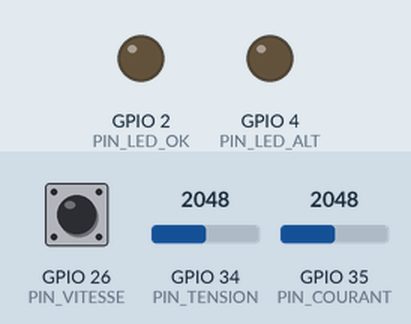
The sketch below on a simulated ESP32. Parts: output pins drawn as LEDs (lit = HIGH). Inputs (shaded band) come from the test bench; at power-on: GPIO 26 (PIN_VITESSE) HIGH, GPIO 34 (PIN_TENSION) = 2048, GPIO 35 (PIN_COURANT) = 2048 (analog values on the 0–4095 scale). What the sketch prints to the serial monitor is not drawn.

Above: at 0.1 s.
At 21.6 s:
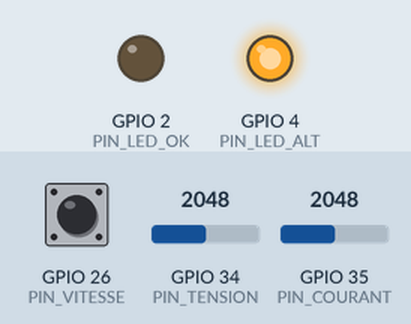
Timing chart, 0 to 23.1 s (numbered marks = the images above):
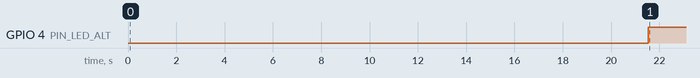

The sketch:

exportesp32.ino
```cpp
// ================================================================
// MonProjet.ino
// Diagnostic de défauts Moteur CC 12V — ESP32
// Modèle : Régression Logistique (m2cgen)
// ================================================================

#include <math.h>
#include "scaler_params_reel.h"

// ── Déclaration de la fonction du modèle ─────────────────────────
// (définie dans model_esp32_reel.c)
#include "model_esp32_reel.h"

// ── Broches ESP32 ────────────────────────────────────────────────
#define PIN_TENSION  34   // ADC1 — diviseur de tension
#define PIN_COURANT  35   // ADC1 — ACS712
#define PIN_VITESSE  26   // GPIO — signal encodeur Hall (ou ADC)
#define PIN_LED_OK   2    // LED verte  → Normal
#define PIN_LED_ALT  4    // LED rouge  → Surcharge

// ── Calibration des capteurs (à adapter à ton montage) ───────────
#define VCC             3.3f    // tension de référence ESP32
#define ADC_RESOLUTION  4095.0f // résolution 12 bits
#define TENSION_DIVISOR 0.3f    // rapport diviseur : R2/(R1+R2)
                                // ex: R1=20kΩ, R2=6.8kΩ → 0.254
#define ACS712_OFFSET   1.65f   // tension de sortie à courant=0 (VCC/2)
#define ACS712_SENS     0.185f  // sensibilité V/A (ACS712-5A: 0.185 V/A)
#define HALL_PPR        20      // impulsions par tour de l'encodeur

// ── Buffer circulaire (fenêtre glissante) ────────────────────────
float buf_tension[WINDOW_SIZE];
float buf_courant[WINDOW_SIZE];
float buf_vitesse[WINDOW_SIZE];
int   buf_index   = 0;
bool  buf_full    = false;
int   stride_count = 0;

// ── Variables encodeur Hall ───────────────────────────────────────
volatile uint32_t hall_count = 0;
unsigned long     last_rpm_time = 0;

void IRAM_ATTR onHallPulse() {
    hall_count++;
}

// ================================================================
// LECTURE DES CAPTEURS
// ================================================================
float readTension() {
    int raw = analogRead(PIN_TENSION);
    float v_adc = (raw / ADC_RESOLUTION) * VCC;
    return v_adc / TENSION_DIVISOR;  // tension moteur réelle
}

float readCourant() {
    int raw = analogRead(PIN_COURANT);
    float v_adc = (raw / ADC_RESOLUTION) * VCC;
    return (v_adc - ACS712_OFFSET) / ACS712_SENS;  // courant en A
}

float readVitesse() {
    // Calcul RPM toutes les 500 ms
    unsigned long now = millis();
    float dt = (now - last_rpm_time) / 1000.0f;
    if (dt < 0.01f) return buf_vitesse[(buf_index - 1 + WINDOW_SIZE) % WINDOW_SIZE];

    noInterrupts();
    uint32_t cnt = hall_count;
    hall_count = 0;
    interrupts();
    last_rpm_time = now;

    return (cnt / (float)HALL_PPR) * (60.0f / dt);  // RPM
}

// ================================================================
// EXTRACTION DES 45 FEATURES
// (même logique que Python : extract_features())
// ================================================================

// ── Tri simple pour IQR ──────────────────────────────────────────
void sortArray(float* arr, float* sorted, int n) {
    for (int i = 0; i < n; i++) sorted[i] = arr[i];
    for (int i = 0; i < n-1; i++)
        for (int j = i+1; j < n; j++)
            if (sorted[j] < sorted[i]) { float t = sorted[i]; sorted[i] = sorted[j]; sorted[j] = t; }
}

// ── DFT simplifiée pour les 5 features fréquentielles ────────────
// Sur 30 pts, c'est 900 multiplications — rapide sur ESP32
void computeSpectralFeatures(float* x, int n,
    float* energy, float* domFreq, float* meanFreq,
    float* specStd, float* peakRatio)
{
    int half = n / 2;
    float spec[15];  // amplitudes spectrales (n/2 = 15)
    float sumSpec = 0.0f;
    float maxSpec = 0.0f;
    int   maxIdx  = 0;

    for (int k = 0; k < half; k++) {
        float re = 0, im = 0;
        for (int t = 0; t < n; t++) {
            float angle = 2.0f * M_PI * k * t / n;
            re += x[t] * cosf(angle);
            im -= x[t] * sinf(angle);
        }
        spec[k]  = sqrtf(re*re + im*im);
        sumSpec += spec[k];
        if (spec[k] > maxSpec) { maxSpec = spec[k]; maxIdx = k; }
    }

    // Énergie spectrale
    *energy = 0;
    for (int k = 0; k < half; k++) *energy += spec[k] * spec[k];

    // Fréquence dominante (normalisée 0..0.5)
    *domFreq = (sumSpec > 1e-10f) ? (float)maxIdx / n : 0.0f;

    // Fréquence moyenne pondérée
    float wsum = 0;
    for (int k = 0; k < half; k++) wsum += ((float)k / n) * spec[k];
    *meanFreq = (sumSpec > 1e-10f) ? wsum / sumSpec : 0.0f;

    // Dispersion spectrale (écart-type des amplitudes)
    float smean = sumSpec / half;
    float svar  = 0;
    for (int k = 0; k < half; k++) svar += (spec[k]-smean)*(spec[k]-smean);
    *specStd = sqrtf(svar / half);

    // Ratio du pic
    *peakRatio = (sumSpec > 1e-10f) ? maxSpec / sumSpec : 0.0f;
}

// ── Feature extraction complète (45 features) ────────────────────
void extractFeatures(float* tension, float* courant, float* vitesse,
                     int n, float* features)
{
    float* signals[3] = { tension, courant, vitesse };
    int    fi = 0;  // index feature courant

    for (int s = 0; s < 3; s++) {
        float* x = signals[s];

        // ── Statistiques temporelles ──────────────────────────────
        float mean = 0, rms = 0, mx = x[0], mn = x[0];
        for (int i = 0; i < n; i++) {
            mean += x[i];
            rms  += x[i] * x[i];
            if (x[i] > mx) mx = x[i];
            if (x[i] < mn) mn = x[i];
        }
        mean /= n;
        rms   = sqrtf(rms / n);

        float var = 0, sk3 = 0, sk4 = 0;
        for (int i = 0; i < n; i++) {
            float d = x[i] - mean;
            var += d*d; sk3 += d*d*d; sk4 += d*d*d*d;
        }
        float std_val = sqrtf(var / n);
        float kurt = (std_val > 1e-10f) ? (sk4/n) / (std_val*std_val*std_val*std_val) - 3.0f : 0.0f;
        float skew = (std_val > 1e-10f) ? (sk3/n) / (std_val*std_val*std_val) : 0.0f;

        float mad = 0;
        for (int i = 1; i < n; i++) mad += fabsf(x[i] - x[i-1]);
        mad /= (n - 1);

        float sorted[WINDOW_SIZE];
        sortArray(x, sorted, n);
        float q25 = sorted[n/4];
        float q75 = sorted[3*n/4];

        // ── Écriture features temporelles ─────────────────────────
        features[fi++] = mean;
        features[fi++] = std_val;
        features[fi++] = rms;
        features[fi++] = mx;
        features[fi++] = mn;
        features[fi++] = mx - mn;     // peak-to-peak
        features[fi++] = kurt;
        features[fi++] = skew;
        features[fi++] = mad;
        features[fi++] = q75 - q25;  // IQR

        // ── Features fréquentielles ───────────────────────────────
        float energy, domF, meanF, specStd, peakR;
        computeSpectralFeatures(x, n, &energy, &domF, &meanF, &specStd, &peakR);
        features[fi++] = energy;
        features[fi++] = domF;
        features[fi++] = meanF;
        features[fi++] = specStd;
        features[fi++] = peakR;
    }
}

// ================================================================
// NORMALISATION + PRÉDICTION
// ================================================================
int predict() {
    // 1. Extraire les 45 features brutes
    float raw_features[N_FEATURES];
    extractFeatures(buf_tension, buf_courant, buf_vitesse,
                    WINDOW_SIZE, raw_features);

    // 2. Normaliser : x_norm = (x - mean) / scale
    double scaled[N_FEATURES];
    for (int i = 0; i < N_FEATURES; i++) {
        scaled[i] = ((double)raw_features[i] - SCALER_MEAN[i])
                    / SCALER_SCALE[i];
    }

    // 3. Inférence : score() retourne log-odds de Surcharge
    double result = score(scaled);

    // 4. Décision
    return (result > 0.0) ? 1 : 0;  // 1=Surcharge, 0=Normal
}

// ================================================================
// SETUP & LOOP
// ================================================================
void setup() {
    Serial.begin(115200);
    pinMode(PIN_LED_OK,  OUTPUT);
    pinMode(PIN_LED_ALT, OUTPUT);
    pinMode(PIN_VITESSE, INPUT_PULLUP);
    attachInterrupt(digitalPinToInterrupt(PIN_VITESSE), onHallPulse, RISING);

    analogReadResolution(12);  // 12 bits sur ESP32

    Serial.println("=== Diagnostic Moteur CC 12V ===");
    Serial.println("Fenetre : 30 pts  |  Stride : 15  |  Modele : Reg. Logistique");
    Serial.println("Remplissage du buffer initial...");

    last_rpm_time = millis();
}

void loop() {
    // ── Lecture des 3 capteurs ────────────────────────────────────
    float t_val = readTension();
    float c_val = readCourant();
    float v_val = readVitesse();

    // ── Mise à jour du buffer circulaire ─────────────────────────
    buf_tension[buf_index] = t_val;
    buf_courant[buf_index] = c_val;
    buf_vitesse[buf_index] = v_val;
    buf_index = (buf_index + 1) % WINDOW_SIZE;

    if (!buf_full && buf_index == 0) buf_full = true;

    // ── Affichage des valeurs brutes ──────────────────────────────
    Serial.printf("T=%.2fV  I=%.3fA  V=%.1fRPM  ",
                  t_val, c_val, v_val);

    // ── Prédiction toutes les STRIDE acquisitions ─────────────────
    if (buf_full) {
        stride_count++;
        if (stride_count >= STRIDE) {
            stride_count = 0;

            int etat = predict();

            if (etat == 1) {
                Serial.println("→ ⚠ SURCHARGE DÉTECTÉE !");
                digitalWrite(PIN_LED_OK,  LOW);
                digitalWrite(PIN_LED_ALT, HIGH);
            } else {
                Serial.println("→ ✓ Normal");
                digitalWrite(PIN_LED_OK,  HIGH);
                digitalWrite(PIN_LED_ALT, LOW);
            }
        } else {
            Serial.println("(buffer)");
        }
    } else {
        int remaining = WINDOW_SIZE - buf_index;
        Serial.printf("(init : %d pts restants)\n", remaining);
    }

    delay(500);  // 1 acquisition toutes les 500 ms = 2 Hz
}
```

model_esp32_reel.h
```cpp
#ifndef MODEL_ESP32_REEL_H
#define MODEL_ESP32_REEL_H

/*
 * Modele     : Régression Logistique
 * Dataset    : Moteur CC 12V reel (ESP32)
 * Bal. Acc.  : 0.8235
 * N features : 45
 * Fenetre    : 30 echantillons
 * Stride     : 15 echantillons
 * Classes    : 0=Normal, 1=Surcharge
 *
 * IMPORTANT : score() retourne 1 valeur (log-odds de la classe 1)
 *   si score > 0  -> Surcharge (1)
 *   si score <= 0 -> Normal    (0)
 */

double score(double * input) {
    return -0.24833086177666602 + input[0] * -0.0874217252295747 + input[1] * -2.11518913636632 + input[2] * -0.09627339771343277 + input[3] * -0.05810120973063024 + input[4] * -0.3270113568356881 + input[5] * 0.41184687414437005 + input[6] * -1.2501927508146005 + input[7] * -0.016269096308325064 + input[8] * -0.21553257418377406 + input[9] * -0.5829550220017699 + input[10] * -0.06796994377019337 + input[11] * 0.0 + input[12] * 0.06154763634300907 + input[13] * -0.15590494145372708 + input[14] * -2.9156935779458886 + input[15] * 0.13350788237822672 + input[16] * 0.17861351472977233 + input[17] * 0.13426987757900197 + input[18] * 0.14617955561840626 + input[19] * 0.13124692318725845 + input[20] * 0.1871185546998494 + input[21] * 0.38044124676233826 + input[22] * -0.19517441319911424 + input[23] * 0.07688338163604728 + input[24] * 0.13211610240213245 + input[25] * -0.1413555737009665 + input[26] * 0.0 + input[27] * 0.17553973173019705 + input[28] * 0.1329423982165365 + input[29] * 1.9401030948570843 + input[30] * -0.34601727326221293 + input[31] * -0.2911815930760046 + input[32] * -0.3454024642303735 + input[33] * -0.34121579805946267 + input[34] * -0.34857691192314 + input[35] * -0.2551187579924497 + input[36] * 0.1787650682575246 + input[37] * 0.015720091887399392 + input[38] * -0.3133619060248217 + input[39] * -0.327307349399856 + input[40] * -0.3491700250206805 + input[41] * 0.0 + input[42] * -0.27918040377712233 + input[43] * -0.3467001069908359 + input[44] * -0.34840075294717554;
}
#endif // MODEL_ESP32_REEL_H
```

scaler_params_reel.h
```cpp
#ifndef SCALER_PARAMS_H
#define SCALER_PARAMS_H

#define N_FEATURES  45
#define N_CLASSES   2
#define WINDOW_SIZE 30
#define STRIDE      15

/* Normalisation : x_norm = (x - mean) / scale */
const float SCALER_MEAN[N_FEATURES] = {
    9.66242464f,
    0.18413464f,
    9.66424372f,
    9.93585366f,
    9.32812383f,
    0.60772983f,
    -1.04278764f,
    -0.25435116f,
    0.20237756f,
    0.31309099f,
    84105.32800094f,
    0.00000000f,
    0.00976381f,
    72.09259523f,
    0.95987686f,
    0.20351176f,
    0.00980878f,
    0.20395379f,
    0.21662852f,
    0.18672420f,
    0.02990432f,
    0.01331131f,
    -0.04013547f,
    0.00542492f,
    0.01728940f,
    213.61061410f,
    0.00000000f,
    0.00772243f,
    1.51383965f,
    0.24227200f,
    40.31932458f,
    4.46780758f,
    40.59730432f,
    47.05440901f,
    33.29831144f,
    13.75609756f,
    -0.16997633f,
    -0.00293988f,
    6.07064760f,
    8.40056285f,
    10074275.32457786f,
    0.00000000f,
    0.00594040f,
    298.42352923f,
    0.12464298f
};

const float SCALER_SCALE[N_FEATURES] = {
    0.26608494f,
    0.03603698f,
    0.26617405f,
    0.28944320f,
    0.29324517f,
    0.19200704f,
    1.30995527f,
    0.39391525f,
    0.05994118f,
    0.06312754f,
    4712.62110571f,
    1.00000000f,
    0.00226352f,
    1.98081012f,
    0.00783052f,
    0.44215066f,
    0.02771968f,
    0.44292401f,
    0.46785640f,
    0.40834083f,
    0.07908122f,
    1.41530519f,
    0.42670871f,
    0.01268851f,
    0.05284381f,
    494.22501891f,
    1.00000000f,
    0.02099012f,
    3.29022642f,
    0.39676823f,
    97.41855627f,
    11.67379843f,
    98.10260341f,
    113.80780532f,
    82.32773895f,
    39.72844720f,
    0.83306614f,
    0.18779475f,
    14.81340648f,
    20.53387947f,
    24377554.47261195f,
    1.00000000f,
    0.01498372f,
    721.04457627f,
    0.30180474f
};

#endif // SCALER_PARAMS_H
```

Measured:
- by itself, GPIO 4 (PIN_LED_ALT): LOW → HIGH at 21.5 s
